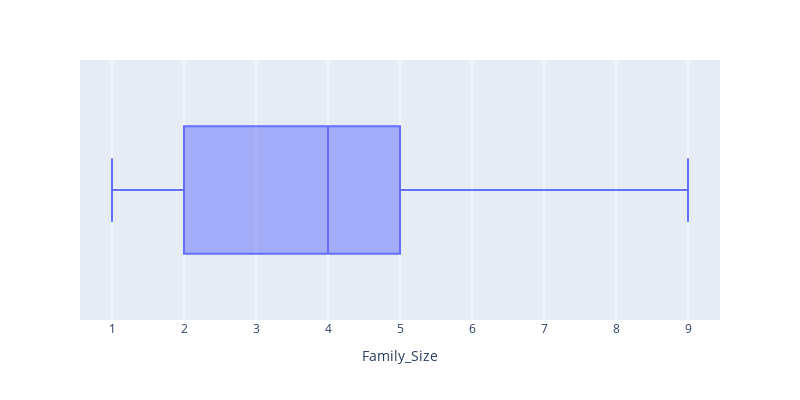

The cell this chart's notebook holds for it:
### Markdown cell above
**Cột `Family_Size`:**

### Code cell
fig = px.box(df, x="Family_Size",width=800, height=400)
fig.show()

### Figure 1 — Plotly figure (JSON) as saved in the notebook; plotly's stock layout.template omitted (floating-point values rounded to 4 significant figures; data arrays with more than 128 entries replaced by an {"elided": "..."} marker saying what was removed)
{"data": [{"alignmentgroup": "True", "hovertemplate": "Family_Size=%{x}<extra></extra>", "legendgroup": "", "marker": {"color": "#636efa"}, "name": "", "notched": false, "offsetgroup": "", "orientation": "h", "showlegend": false, "type": "box", "x": {"elided": "1969 int values"}, "x0": " ", "xaxis": "x", "y0": " ", "yaxis": "y"}], "layout": {"boxmode": "group", "height": 400, "legend": {"tracegroupgap": 0}, "margin": {"t": 60}, "width": 800, "xaxis": {"anchor": "y", "domain": [0, 1], "title": {"text": "Family_Size"}}, "yaxis": {"anchor": "x", "domain": [0, 1]}}}
